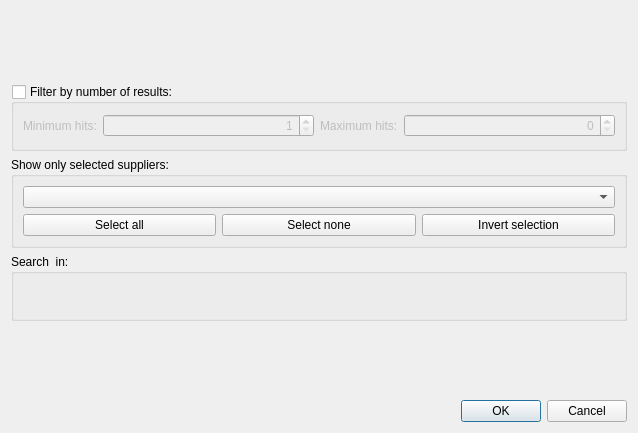
<?xml version="1.0" encoding="UTF-8"?>
<ui version="4.0">
 <class>FindEnzymesDialog</class>
 <widget class="QDialog" name="FindEnzymesDialog">
  <property name="enabled">
   <bool>true</bool>
  </property>
  <property name="geometry">
   <rect>
    <x>0</x>
    <y>0</y>
    <width>638</width>
    <height>433</height>
   </rect>
  </property>
  <property name="windowTitle">
   <string>Find Restriction Sites</string>
  </property>
  <layout class="QVBoxLayout" name="verticalLayout">
   <item>
    <widget class="QWidget" name="enzymesSelectorWidget" native="true">
     <property name="sizePolicy">
      <sizepolicy hsizetype="Expanding" vsizetype="Preferred">
       <horstretch>0</horstretch>
       <verstretch>0</verstretch>
      </sizepolicy>
     </property>
    </widget>
   </item>
   <item>
    <widget class="QGroupBox" name="filterGroupBox">
     <property name="toolTip">
      <string>Include only enzymes that cut from 'Minimum Hits' to 'Maximum Hits' times</string>
     </property>
     <property name="title">
      <string>Filter by number of results:</string>
     </property>
     <property name="checkable">
      <bool>true</bool>
     </property>
     <property name="checked">
      <bool>false</bool>
     </property>
     <layout class="QHBoxLayout" name="horizontalLayout_6">
      <item>
       <widget class="QLabel" name="label_2">
        <property name="sizePolicy">
         <sizepolicy hsizetype="Fixed" vsizetype="Preferred">
          <horstretch>0</horstretch>
          <verstretch>0</verstretch>
         </sizepolicy>
        </property>
        <property name="text">
         <string>Minimum hits:</string>
        </property>
       </widget>
      </item>
      <item>
       <widget class="QSpinBox" name="minHitSB">
        <property name="sizePolicy">
         <sizepolicy hsizetype="Expanding" vsizetype="Fixed">
          <horstretch>0</horstretch>
          <verstretch>0</verstretch>
         </sizepolicy>
        </property>
        <property name="minimumSize">
         <size>
          <width>100</width>
          <height>0</height>
         </size>
        </property>
        <property name="alignment">
         <set>Qt::AlignRight|Qt::AlignTrailing|Qt::AlignVCenter</set>
        </property>
        <property name="minimum">
         <number>1</number>
        </property>
       </widget>
      </item>
      <item>
       <widget class="QLabel" name="label_3">
        <property name="sizePolicy">
         <sizepolicy hsizetype="Fixed" vsizetype="Preferred">
          <horstretch>0</horstretch>
          <verstretch>0</verstretch>
         </sizepolicy>
        </property>
        <property name="text">
         <string>Maximum hits:</string>
        </property>
       </widget>
      </item>
      <item>
       <widget class="QSpinBox" name="maxHitSB">
        <property name="sizePolicy">
         <sizepolicy hsizetype="Expanding" vsizetype="Fixed">
          <horstretch>0</horstretch>
          <verstretch>0</verstretch>
         </sizepolicy>
        </property>
        <property name="minimumSize">
         <size>
          <width>100</width>
          <height>0</height>
         </size>
        </property>
        <property name="alignment">
         <set>Qt::AlignRight|Qt::AlignTrailing|Qt::AlignVCenter</set>
        </property>
       </widget>
      </item>
     </layout>
    </widget>
   </item>
   <item>
    <widget class="QGroupBox" name="groupBox_2">
     <property name="title">
      <string>Show only selected suppliers:</string>
     </property>
     <layout class="QVBoxLayout" name="verticalLayout_2">
      <item>
       <widget class="U2::ComboBoxWithCheckBoxes" name="cbSuppliers"/>
      </item>
      <item>
       <layout class="QHBoxLayout" name="horizontalLayout">
        <item>
         <widget class="QPushButton" name="pbSelectAll">
          <property name="text">
           <string>Select all</string>
          </property>
         </widget>
        </item>
        <item>
         <widget class="QPushButton" name="pbSelectNone">
          <property name="text">
           <string>Select none</string>
          </property>
         </widget>
        </item>
        <item>
         <widget class="QPushButton" name="pbInvertSelection">
          <property name="text">
           <string>Invert selection</string>
          </property>
         </widget>
        </item>
       </layout>
      </item>
     </layout>
    </widget>
   </item>
   <item>
    <widget class="QGroupBox" name="groupBox">
     <property name="title">
      <string>Search  in:</string>
     </property>
     <layout class="QVBoxLayout" name="searchRegionLayout"/>
    </widget>
   </item>
   <item>
    <layout class="QHBoxLayout" name="horizontalLayout_3">
     <item>
      <widget class="QLabel" name="statusLabel">
       <property name="text">
        <string>&lt;status label&gt;</string>
       </property>
      </widget>
     </item>
     <item>
      <spacer name="horizontalSpacer">
       <property name="orientation">
        <enum>Qt::Horizontal</enum>
       </property>
       <property name="sizeHint" stdset="0">
        <size>
         <width>40</width>
         <height>20</height>
        </size>
       </property>
      </spacer>
     </item>
    </layout>
   </item>
   <item>
    <widget class="QDialogButtonBox" name="buttonBox">
     <property name="standardButtons">
      <set>QDialogButtonBox::Cancel|QDialogButtonBox::Ok</set>
     </property>
    </widget>
   </item>
  </layout>
 </widget>
 <customwidgets>
  <customwidget>
   <class>U2::ComboBoxWithCheckBoxes</class>
   <extends>QComboBox</extends>
   <header location="global">U2Gui/ComboBoxWithCheckBoxes.h</header>
  </customwidget>
 </customwidgets>
 <resources/>
 <connections>
  <connection>
   <sender>buttonBox</sender>
   <signal>accepted()</signal>
   <receiver>FindEnzymesDialog</receiver>
   <slot>accept()</slot>
   <hints>
    <hint type="sourcelabel">
     <x>318</x>
     <y>412</y>
    </hint>
    <hint type="destinationlabel">
     <x>318</x>
     <y>216</y>
    </hint>
   </hints>
  </connection>
  <connection>
   <sender>buttonBox</sender>
   <signal>rejected()</signal>
   <receiver>FindEnzymesDialog</receiver>
   <slot>reject()</slot>
   <hints>
    <hint type="sourcelabel">
     <x>318</x>
     <y>412</y>
    </hint>
    <hint type="destinationlabel">
     <x>318</x>
     <y>216</y>
    </hint>
   </hints>
  </connection>
 </connections>
</ui>
